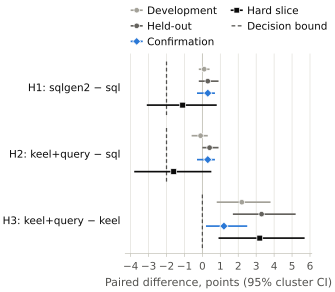

The Python source for this figure:
"""Figure 7: the three hypotheses' paired differences on each set, with 95% cluster CIs.

Data: hypotheses.json (rows: hypothesis, set, diff, lo, hi in points), from evals/jira/confirm_analysis.analyze
over each set's Haiku rows (main.tex, Table tab:sets-acc), the hard slice from evals/jira/results/hard-stats.md.
Run:  uv run --with matplotlib python fig7-hypotheses.py
"""
from __future__ import annotations

import json
import os
import sys
from pathlib import Path

HERE = os.path.dirname(os.path.abspath(__file__))
sys.path.insert(0, HERE)
import figstyle as S
import matplotlib

matplotlib.use("Agg")
import matplotlib.pyplot as plt
from matplotlib.lines import Line2D

S.apply()

HYPS = [("H1", "H1: sqlgen2 − sql", -2.0), ("H2", "H2: keel+query − sql", -2.0), ("H3", "H3: keel+query − keel", 0.0)]
SETS = [("dev", "Development", S.GREY_MID, "o"), ("heldout", "Held-out", S.GREY_DARK, "o"), ("confirm", "Confirmation", S.KEEL, "D"), ("hard", "Hard slice", S.INK, "s")]

rows = {(h, s): (d, lo, hi) for h, s, d, lo, hi in json.loads(Path(HERE, "hypotheses.json").read_text())}

fig, ax = plt.subplots(figsize=(S.WIDTH_IN, 2.6))
step, spread = 1.0, 0.18
ys = {}
for i, (h, _, _) in enumerate(HYPS):
    for j, (s, _, _, _) in enumerate(SETS):
        ys[(h, s)] = -(i * step) - (j - 1.5) * spread
ax.axvline(0, color=S.AXIS, lw=0.6, zorder=1)
for i, (h, _, bound) in enumerate(HYPS):  # the decision bound, under that hypothesis's rows only
    y0 = -(i * step)
    ax.plot([bound, bound], [y0 - 0.42, y0 + 0.42], color=S.INK2, lw=0.9, ls=(0, (3, 2)), zorder=2)
for h, _, _ in HYPS:
    for s, _, color, marker in SETS:
        d, lo, hi = rows[(h, s)]
        y = ys[(h, s)]
        ax.plot([lo, hi], [y, y], color=color, lw=1.2, solid_capstyle="butt", zorder=3)
        ax.plot(d, y, marker=marker, ms=4.2 if marker in "Ds" else 4, color=color, mec="white", mew=0.5, zorder=4)

ax.set_yticks([-(i * step) for i in range(len(HYPS))])
ax.set_yticklabels([label for _, label, _ in HYPS])
for t in ax.get_yticklabels():
    t.set_color(S.INK)
ax.tick_params(axis="y", length=0)
ax.set_ylim(-(len(HYPS) - 1) * step - 0.5, 0.5)
ax.set_xlim(-4.3, 6.1)
ax.set_xticks([-4, -3, -2, -1, 0, 1, 2, 3, 4, 5, 6])
ax.xaxis.grid(True)
ax.set_axisbelow(True)
ax.spines["left"].set_visible(False)
ax.set_xlabel("Paired difference, points (95% cluster CI)")

handles = [Line2D([], [], color=c, marker=m, lw=1.2, ms=4, mec="white", mew=0.5, label=l) for _, l, c, m in SETS]
handles.append(Line2D([], [], color=S.INK2, lw=0.9, ls=(0, (3, 2)), label="Decision bound"))
ax.legend(handles=handles, ncol=2, loc="lower left", bbox_to_anchor=(0, 1.0), borderaxespad=0.2)

S.save(fig, os.path.join(HERE, "fig7-hypotheses"))
